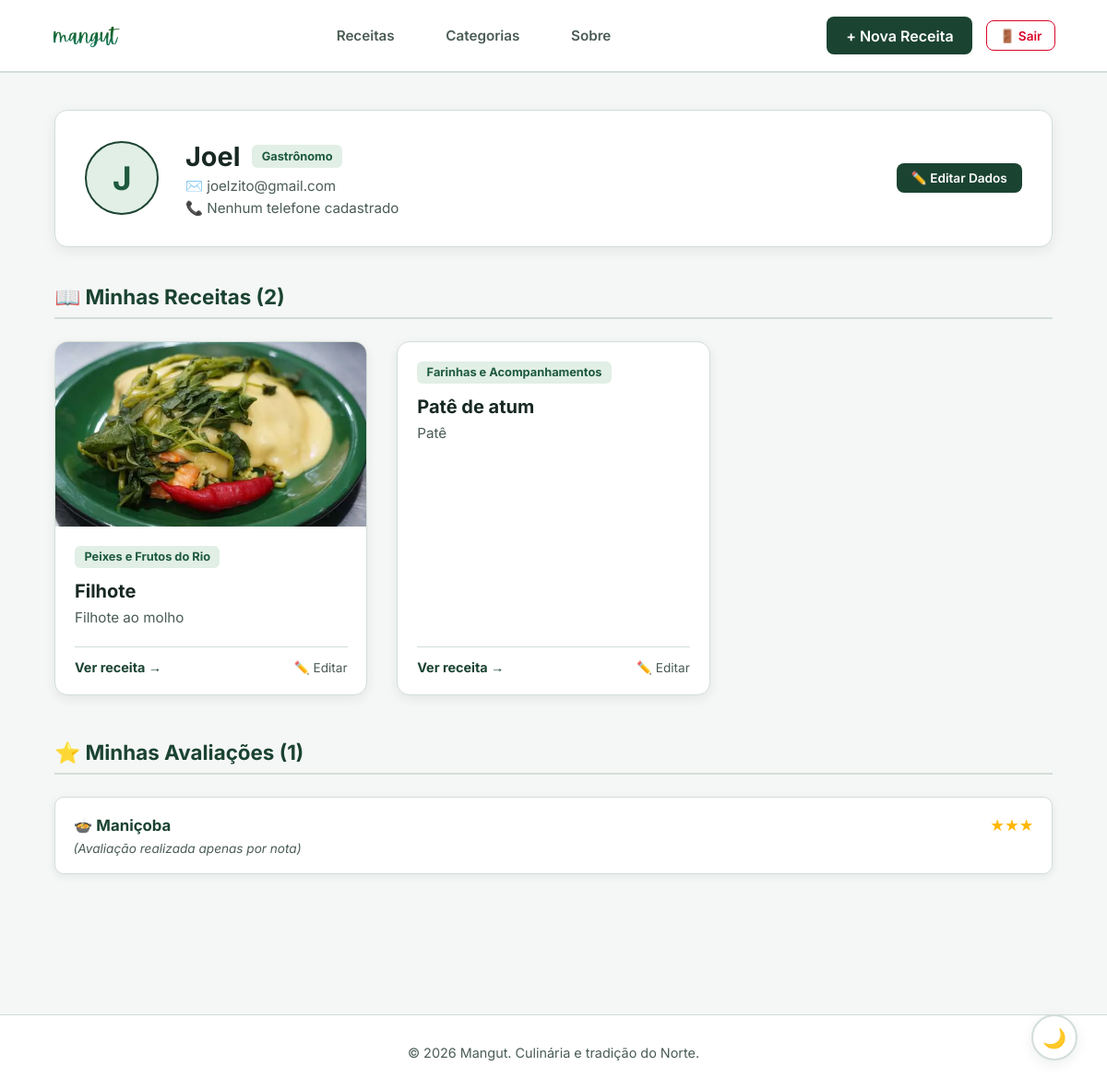
The page /perfil (signed in) on the database as committed earlier.
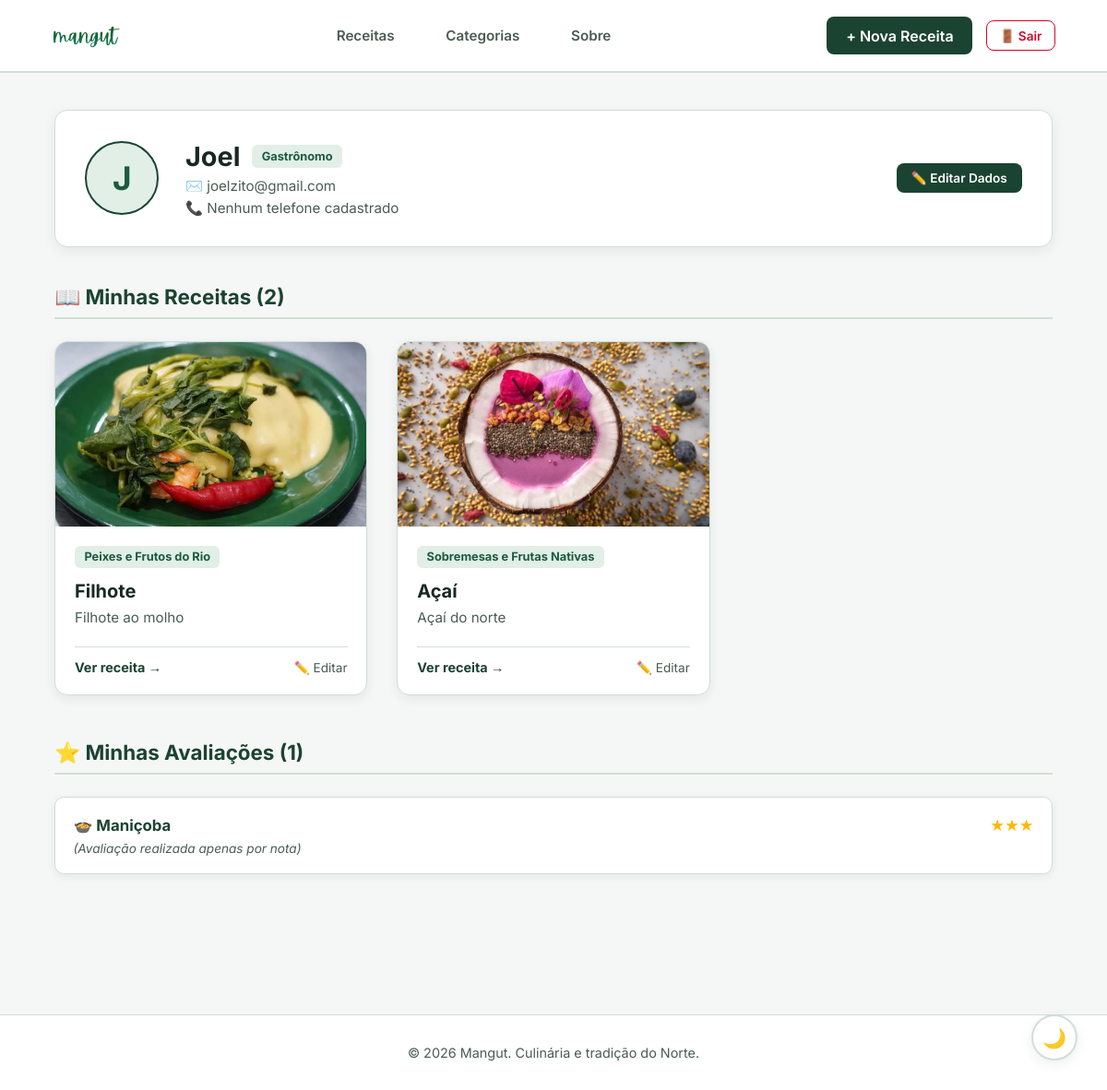
The same page on the database as committed later.
### app/models.py (models this page shows, shortened)
class Gastronomo(UserMixin, db.Model):
    __tablename__ = 'gastronomos'
    idgastronomos = db.Column(db.Integer, primary_key=True)
    nome = db.Column(db.String(100), nullable=False)
    email = db.Column(db.String(120), unique=True, nullable=False)
    senha = db.Column(db.String(255), nullable=False)
    telefone = db.Column(db.String(20), nullable=True)
    is_admin = db.Column(db.Boolean, default=False)
    receitas = db.relationship('Receita', back_populates='autor', lazy=True)
    avaliacoes = db.relationship('AvaliacaoReceita', back_populates='usuario', lazy=True, cascade='all, delete-orphan')

class Receita(db.Model):
    __tablename__ = 'receitas'
    idreceitas = db.Column(db.Integer, primary_key=True)
    nome = db.Column(db.String(100), nullable=False)
    descricao = db.Column(db.Text, nullable=False)
    lista_ingredientes = db.Column(db.Text, nullable=False)
    modo_preparo = db.Column(db.Text, nullable=False)
    imagem_url = db.Column(db.String(255), nullable=True)
    categoria_idcategoria = db.Column(db.Integer, db.ForeignKey('categoria.idcategoria'), nullable=False)
    gastronomos_idgastronomos = db.Column(db.Integer, db.ForeignKey('gastronomos.idgastronomos'), nullable=False)
    categoria_rel = db.relationship('Categoria', back_populates='receitas')
    autor = db.relationship('Gastronomo', back_populates='receitas')
    avaliacoes = db.relationship('AvaliacaoReceita', back_populates='receita', lazy=True, cascade='all, delete-orphan')

class Categoria(db.Model):
    __tablename__ = 'categoria'
    idcategoria = db.Column(db.Integer, primary_key=True)
    nome = db.Column(db.String(50), nullable=False)
    receitas = db.relationship('Receita', back_populates='categoria_rel', lazy=True)

### app/routes.py (the view)
@main.route('/perfil')
@login_required
def perfil():
    receitas_usuario = formatar_receitas(Receita.query.filter_by(gastronomos_idgastronomos=current_user.idgastronomos))
    avaliacoes_usuario = AvaliacaoReceita.query.filter_by(gastronomos_idgastronomos=current_user.idgastronomos).all()
    avaliacoes_formatadas = []
    for av in avaliacoes_usuario:
        avaliacoes_formatadas.append({
            "receita_id": av.receita.idreceitas,
            "receita_nome": av.receita.nome,
            "nota": av.avaliacoes,
            "comentario": av.comentario
        })
    return render_template(
        'perfil.html',
        usuario=current_user,
        receitas=receitas_usuario,
        avaliacoes=avaliacoes_formatadas
    )

### app/routes.py (called while the page is built)
def formatar_receitas(query_obj):
    receitas_db = query_obj.all()
    formatadas = []
    for r in receitas_db:
        avaliacoes = AvaliacaoReceita.query.filter_by(receitas_idreceitas=r.idreceitas).all()
        qtd = len(avaliacoes)
        media = round(sum(a.avaliacoes for a in avaliacoes) / qtd, 1) if qtd > 0 else 0.0
        formatadas.append({
            "id": r.idreceitas,
            "nome": r.nome,
            "categoria": r.categoria_rel.nome,
            "categoria_id": r.categoria_idcategoria,
            "descricao": r.descricao,
            "imagem_url": r.imagem_url,  # 🟢 Fica None caso não exista foto
            "media_estrelas": media,
            "qtd_avaliacoes": qtd
        })
    return formatadas

### app/templates/perfil.html (shortened to what this page needs)
<!DOCTYPE html>
<html lang="pt-br">
<head>
    <link rel="stylesheet" href="{{ url_for('static', filename='css/style.css') }}">
</head>
<body>
    <header class="navbar">
        <a href="/" class="logo-link">
            <img src="{{ url_for('static', filename='img/logo.png') }}" alt="Logo Mangut" class="navbar-logo">
        </a>
        <nav class="nav-links">
            <a href="/receitas">Receitas</a>
            <a href="/categorias">Categorias</a>
            <a href="/sobre">Sobre</a>
        </nav>
        <div class="nav-actions">
            <a href="/receita/nova" class="btn-primary">+ Nova Receita</a>
            <a href="/logout" class="btn-logout" title="Sair do sistema">🚪 Sair</a>
        </div>
    </header>
    <main class="container">
        <section class="profile-header-card">
            <div class="profile-avatar">
                <span>{{ usuario.nome[0] | upper }}</span>
            </div>
            <div class="profile-details">
                <div style="display: flex; align-items: center; justify-content: space-between; flex-wrap: wrap; gap: 1rem;">
                    <div>
                        <div style="display: flex; align-items: center; gap: 0.8rem;">
                            <h1>{{ usuario.nome }}</h1>
                            {% if usuario.is_admin %}
                                <span class="card-tag" style="background: #e63946; color: white;">Administrador</span>
                            {% else %}
                                <span class="card-tag">Gastrônomo</span>
                            {% endif %}
                        </div>
                        <p class="profile-email">✉️ {{ usuario.email }}</p>
                        <p class="profile-phone">📞 {{ usuario.telefone or 'Nenhum telefone cadastrado' }}</p>
                    </div>
                    <button onclick="document.getElementById('edit-profile-modal').style.display='flex'" class="btn-primary" style="font-size: 0.85rem; padding: 0.5rem 1rem;">
                        ✏️ Editar Dados
                    </button>
                </div>
            </div>
        </section>
        <section class="profile-section">
            <h2>📖 Minhas Receitas ({{ receitas|length }})</h2>
            {% if receitas %}
                <div class="recipe-grid">
                    {% for receita in receitas %}
                    <div style="display: flex; flex-direction: column; background: var(--bg-card); border-radius: 14px; border: 1px solid var(--border-color); box-shadow: 0 4px 12px var(--card-shadow); overflow: hidden;">
                        {% if receita.imagem_url %}
                            <img src="{{ receita.imagem_url }}" alt="{{ receita.nome }}" class="card-img">
                        {% endif %}
                        <div class="card-content" style="flex: 1; display: flex; flex-direction: column; justify-content: space-between; padding: 1.3rem;">
                            <div>
                                <span class="card-tag">{{ receita.categoria }}</span>
                                <h3 style="margin: 0.8rem 0 0.4rem 0; font-size: 1.25rem;">{{ receita.nome }}</h3>
                                <p style="color: var(--text-secondary); font-size: 0.95rem; line-height: 1.5;">{{ receita.descricao }}</p>
                            </div>
                            <div style="display: flex; justify-content: space-between; align-items: center; margin-top: 1.2rem; pt-top: 0.8rem; border-top: 1px solid var(--border-color); padding-top: 0.8rem;">
                                <a href="{{ url_for('main.detalhe_receita', id=receita.id) }}" style="color: var(--text-accent); font-weight: 700; text-decoration: none; font-size: 0.9rem;">Ver receita →</a>
                                <a href="{{ url_for('main.formulario_editar_receita', id=receita.id) }}" style="color: var(--text-secondary); font-size: 0.85rem; text-decoration: none;">✏️ Editar</a>
                            </div>
                        </div>
                    </div>
                    {% endfor %}
                </div>
            {% endif %}
        </section>
        <section class="profile-section">
            <h2>⭐ Minhas Avaliações ({{ avaliacoes|length }})</h2>
            {% if avaliacoes %}
                <div>
                    {% for av in avaliacoes %}
                    <div class="review-card-item">
                        <div style="display: flex; justify-content: space-between; align-items: center; margin-bottom: 0.4rem;">
                            <a href="{{ url_for('main.detalhe_receita', id=av.receita_id) }}" style="text-decoration: none; font-weight: 700; color: var(--text-accent); font-size: 1.05rem;">
                                🍲 {{ av.receita_nome }}
                            </a>
                            <div style="color: #ffb703; font-size: 1.1rem;">
                                {% for i in range(av.nota) %}★{% endfor %}
                            </div>
                        </div>
                        {% if av.comentario and av.comentario != 'None' %}
                            <p style="color: var(--text-secondary); font-style: italic; margin-top: 0.3rem;">"{{ av.comentario }}"</p>
                        {% else %}
                            <p style="color: var(--text-secondary); font-size: 0.85rem; font-style: italic; margin-top: 0.3rem;">(Avaliação realizada apenas por nota)</p>
                        {% endif %}
                    </div>
                    {% endfor %}
                </div>
            {% else %}
                <div style="background: var(--bg-card); padding: 2rem; border-radius: 10px; border: 1px dashed var(--border-color); text-align: center;">
                    <p style="color: var(--text-secondary);">Você ainda não avaliou nenhuma receita do site.</p>
                </div>
            {% endif %}
        </section>
    </main>
    <footer>
        <p>&copy; 2026 Mangut. Culinária e tradição do Norte.</p>
    </footer>
    <button id="theme-toggle" class="theme-toggle-floating" title="Alternar Modo Escuro">🌙</button>
</body>
</html>

### app/static/css/style.css (style rules this page uses)
:root { --bg-main: #f5f7f6; --bg-card: #ffffff; --bg-surface: #eaf1ed; --bg-hero: #e1efe7; --text-primary: #182822; --text-secondary: #4a5c54; --text-accent: #1b4332; --border-color: #d2ded7; --tag-bg: #e1efe6; --tag-text: #1e5a3f; --btn-cta: #d90429; --btn-cta-hover: #b80020; --card-shadow: rgba(24, 40, 34, 0.08); }
* { margin: 0; padding: 0; box-sizing: border-box; font-family: 'Inter', sans-serif; transition: background-color 0.25s ease, color 0.25s ease, border-color 0.25s ease; }
html { scroll-behavior: smooth; }
body { background-color: var(--bg-main); color: var(--text-primary); min-height: 100vh; display: flex; flex-direction: column; }
.navbar { display: flex; justify-content: space-between; align-items: center; padding: 1.1rem 3.5rem; background-color: var(--bg-card); border-bottom: 2px solid var(--border-color); position: sticky; top: 0; z-index: 1000; }
.logo-link { display: flex; align-items: center; text-decoration: none; }
.navbar-logo { height: 42px; width: auto; }
.nav-links a { margin: 0 0.8rem; text-decoration: none; color: var(--text-secondary); font-weight: 600; font-size: 0.95rem; padding: 0.4rem 0.8rem; border-radius: 8px; }
.nav-actions { display: flex; align-items: center; gap: 0.9rem; }
.btn-primary { background-color: var(--text-accent); color: #ffffff; border: none; padding: 0.65rem 1.3rem; border-radius: 8px; font-weight: 600; cursor: pointer; text-decoration: none; display: inline-flex; align-items: center; justify-content: center; gap: 0.4rem; }
.btn-logout { display: inline-flex; align-items: center; gap: 0.35rem; color: #d90429; border: 1px solid #d90429; background-color: transparent; padding: 0.45rem 0.85rem; border-radius: 8px; font-size: 0.85rem; font-weight: 600; text-decoration: none; }
.container { max-width: 1120px; margin: 2.5rem auto; padding: 0 1.2rem; flex: 1; width: 100%; }
.recipe-grid { display: grid; grid-template-columns: repeat(auto-fill, minmax(320px, 1fr)); gap: 2rem; }
.card-img { width: 100%; height: 200px; object-fit: cover; background-color: var(--bg-surface); }
.card-content { padding: 1.3rem; display: flex; flex-direction: column; justify-content: space-between; flex-grow: 1; }
.card-tag { background: var(--tag-bg); color: var(--tag-text); font-size: 0.8rem; font-weight: 700; padding: 0.3rem 0.65rem; border-radius: 6px; display: inline-block; }
.theme-toggle-floating { position: fixed; bottom: 2rem; right: 2rem; width: 50px; height: 50px; background-color: var(--bg-card); border: 2px solid var(--border-color); color: var(--text-primary); border-radius: 50%; cursor: pointer; font-size: 1.3rem; display: flex; align-items: center; justify-content: center; box-shadow: 0 4px 14px var(--card-shadow); z-index: 1000; }
footer { text-align: center; padding: 2rem; color: var(--text-secondary); font-size: 0.9rem; border-top: 1px solid var(--border-color); background: var(--bg-card); margin-top: 4rem; }
.profile-header-card { background: var(--bg-card); padding: 2rem; border-radius: 14px; border: 1px solid var(--border-color); box-shadow: 0 4px 14px var(--card-shadow); display: flex; align-items: center; gap: 1.8rem; margin-bottom: 2.5rem; }
.profile-avatar { width: 80px; height: 80px; min-width: 80px; border-radius: 50%; background-color: var(--tag-bg); color: var(--tag-text); display: flex; align-items: center; justify-content: center; font-size: 2.2rem; font-weight: 700; border: 2px solid var(--text-accent); }
.profile-details { flex-grow: 1; }
.profile-details h1 { font-size: 1.8rem; color: var(--text-primary); margin: 0; }
.profile-email, .profile-phone { color: var(--text-secondary); font-size: 0.95rem; margin-top: 0.3rem; }
.profile-section { margin-bottom: 3rem; }
.profile-section h2 { font-size: 1.4rem; color: var(--text-accent); margin-bottom: 1.5rem; border-bottom: 2px solid var(--border-color); padding-bottom: 0.5rem; }
.review-card-item { background: var(--bg-card); border: 1px solid var(--border-color); border-radius: 10px; padding: 1.2rem; margin-bottom: 1rem; box-shadow: 0 2px 8px var(--card-shadow); }

Rows that differ between the two databases and show on the page:
no longer on this page (row unchanged): Categoria: categoria "Farinhas e Acompanhamentos"
removed Receita: nome "Patê de atum", descricao "Patê"
added Receita: imagem_url (picture), nome "Açaí", descricao "Açaí do norte"
now on this page (row unchanged): Categoria: categoria "Sobremesas e Frutas Nativas"
Other text that changed with them:
new list line: "Ver receita → ✏️ Editar"
list line gone: "Ver receita → ✏️ Editar"
